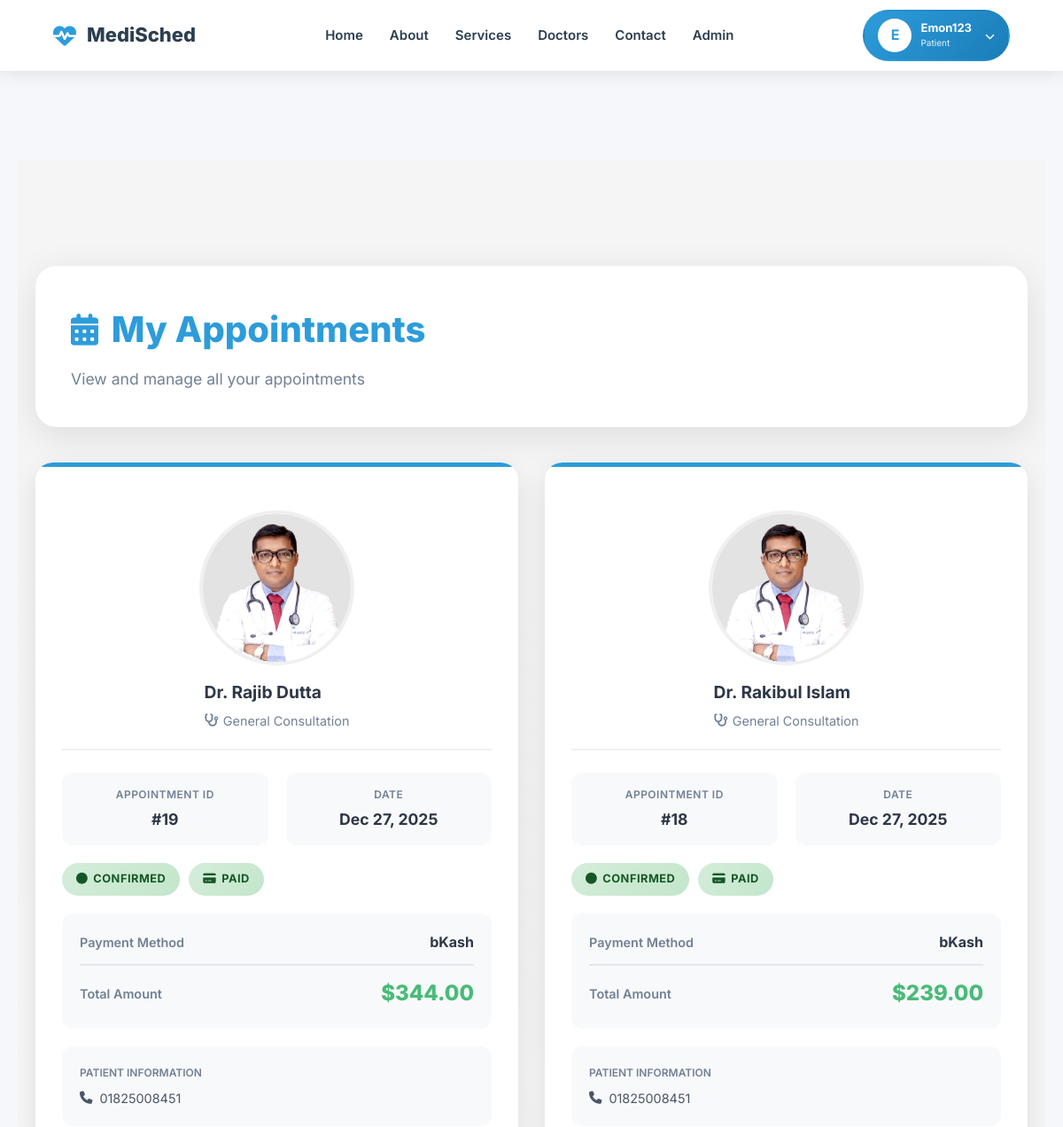
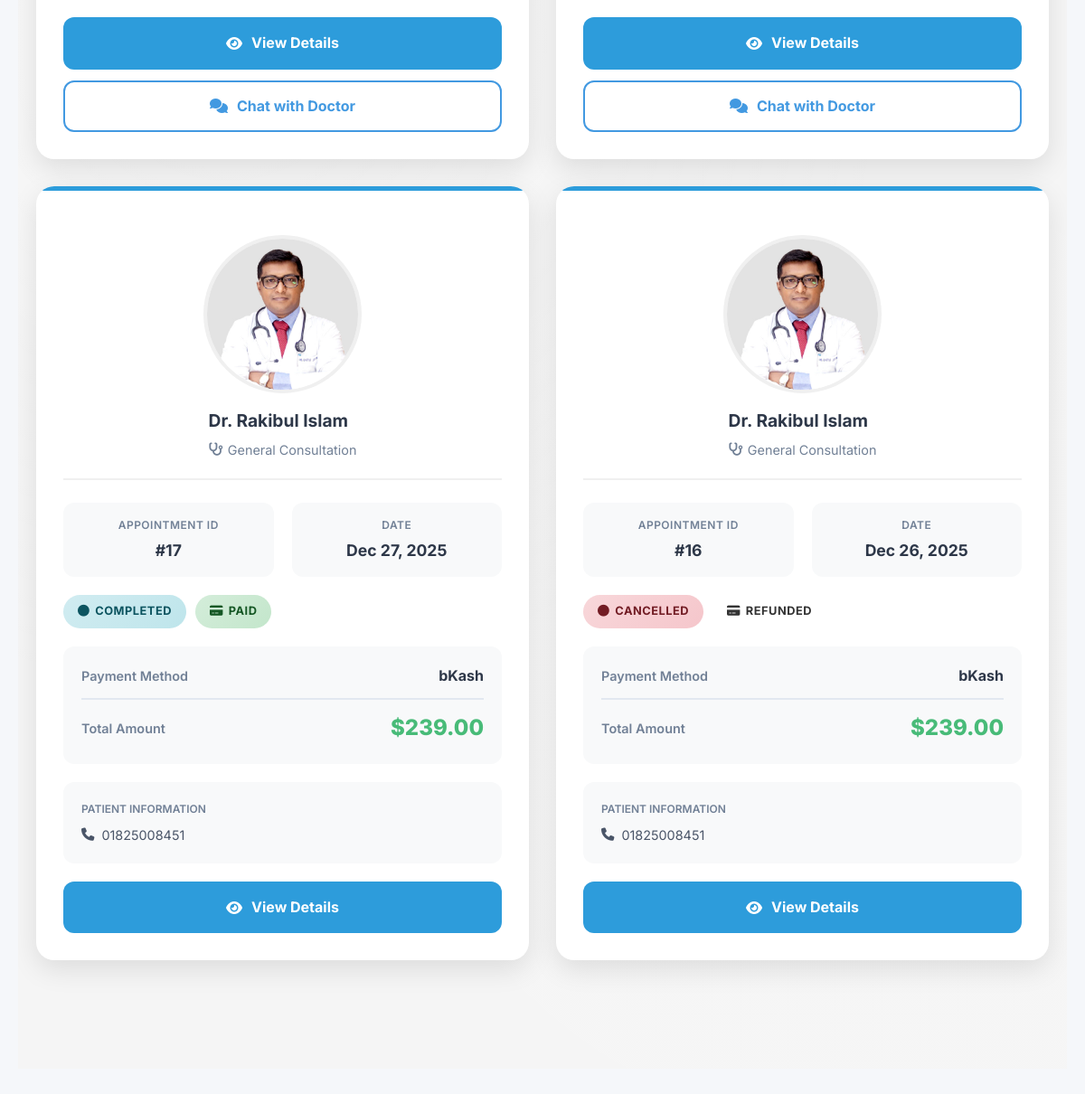
The app's page /appointment/my-appointments/ (signed in) with its own data (2 pictures, top to bottom).
### users/models.py (models this page shows, shortened)
class CustomUser(AbstractUser):
    ROLE_PATIENT = 'patient'
    ROLE_DOCTOR = 'doctor'
    ROLE_CHOICES = [
        (ROLE_PATIENT, 'Patient'),
        (ROLE_DOCTOR, 'Doctor'),
    ]
    role = models.CharField(max_length=10, choices=ROLE_CHOICES, default=ROLE_PATIENT)
    phone = models.CharField(max_length=20, blank=True)
    location = models.CharField(max_length=150, blank=True)

### appointment/models.py (models this page shows, shortened)
class Appointment(models.Model):
    APPOINTMENT_STATUS = (
        ('pending', 'Pending'),
        ('confirmed', 'Confirmed'),
        ('completed', 'Completed'),
        ('cancelled', 'Cancelled'),
    )
    PAYMENT_STATUS = (
        ('pending', 'Pending'),
        ('paid', 'Paid'),
        ('failed', 'Failed'),
        ('refunded', 'Refunded'),
    )
    PAYMENT_METHODS = (
        ('bkash', 'bKash'),
        ('nagad', 'Nagad'),
        ('card', 'Card'),
        ('mobile_banking', 'Mobile Banking'),
    )
    CONSULTATION_TYPES = (
        ('instant', 'Instant Video Consultation'),
        ('scheduled', 'Scheduled Appointment'),
    )
    patient = models.ForeignKey(settings.AUTH_USER_MODEL, on_delete=models.CASCADE, related_name='appointments')
    doctor = models.ForeignKey(Doctor, on_delete=models.CASCADE, related_name='appointments')
    patient_phone = models.CharField(max_length=15)
    patient_name = models.CharField(max_length=100, blank=True)
    patient_age = models.PositiveIntegerField(null=True, blank=True)
    patient_gender = models.CharField(max_length=10, choices=[('male', 'Male'), ('female', 'Female'), ('other', 'Other')], blank=True)
    appointment_type = models.CharField(max_length=20, choices=CONSULTATION_TYPES, default='scheduled')
    consultation_type = models.CharField(max_length=20, choices=[('general', 'General'), ('special', 'Special')])
    appointment_date = models.DateTimeField(null=True, blank=True)
    preferred_time = models.CharField(max_length=50, blank=True)
    completed_at = models.DateTimeField(null=True, blank=True, verbose_name='Marked as completed on')
    completed_by_doctor = models.BooleanField(default=False, verbose_name='Marked as completed by doctor')
    cancellation_reason = models.TextField(blank=True, verbose_name='Reason for cancellation')
    cancelled_at = models.DateTimeField(null=True, blank=True)
    actual_start_time = models.DateTimeField(null=True, blank=True, verbose_name='Actual consultation start time')
    actual_end_time = models.DateTimeField(null=True, blank=True, verbose_name='Actual consultation end time')
    consultation_duration = models.PositiveIntegerField(default=0, verbose_name='Consultation duration (minutes)')
    doctor_notes = models.TextField(blank=True, verbose_name='Doctor notes after consultation')
    follow_up_required = models.BooleanField(default=False)
    follow_up_date = models.DateTimeField(null=True, blank=True)
    follow_up_notes = models.TextField(blank=True)
    consultation_fee = models.DecimalField(max_digits=10, decimal_places=2, default=0)
    vat_amount = models.DecimalField(max_digits=10, decimal_places=2, default=0)
    platform_fee = models.DecimalField(max_digits=10, decimal_places=2, default=29.00)
    total_amount = models.DecimalField(max_digits=10, decimal_places=2, default=0)
    payment_method = models.CharField(max_length=20, choices=PAYMENT_METHODS, blank=True, null=True)
    payment_status = models.CharField(max_length=20, choices=PAYMENT_STATUS, default='pending')
    transaction_id = models.CharField(max_length=100, blank=True, unique=True)  # Make unique
    status = models.CharField(max_length=20, choices=APPOINTMENT_STATUS, default='pending')
    symptoms = models.TextField(blank=True)
    previous_prescriptions = models.FileField(upload_to='prescriptions/', blank=True, null=True)
    patient_test_reports = models.FileField(upload_to='test_reports/', blank=True, null=True, verbose_name='Test Reports')
    created_at = models.DateTimeField(auto_now_add=True)
    updated_at = models.DateTimeField(auto_now=True)

### doctor/models.py (models this page shows, shortened)
class Doctor(models.Model):
    user = models.OneToOneField(CustomUser, on_delete=models.CASCADE, related_name='doctor_profile')
    about = models.TextField(blank=True, null=True)
    bmdc_number = models.CharField(max_length=255, blank=True, null=True)
    qualification = models.CharField(max_length=255, blank=True, null=True)
    total_experience = models.PositiveIntegerField(default=0)  # Only non-negative numbers
    working_hours = models.JSONField(blank=True, null=True)  # e.g., {"Mon": "9-5", "Tue": "10-4"}
    profile_image = models.ImageField(upload_to='doctor_profiles/', blank=True, null=True)
    is_verified = models.BooleanField(default=False)
    rating = models.DecimalField(max_digits=3, decimal_places=2, default=0.0, blank=True, null=True)
    total_reviews = models.PositiveIntegerField(default=0)
    division = models.ForeignKey(Division, on_delete=models.SET_NULL, null=True, blank=True)
    district = models.ForeignKey(District, on_delete=models.SET_NULL, null=True, blank=True)
    upazila = models.ForeignKey(Upazila, on_delete=models.SET_NULL, null=True, blank=True)
    departments = models.ManyToManyField(Department, through='DoctorSpecializationDepartment', blank=True)
    symptoms = models.ManyToManyField(Symptom, through='DoctorSpecializationSymptom', blank=True)

### appointment/views.py (the view)
# urls.py: path('appointments/', views.appointment_list, name='appointment_list'),
@login_required
def appointment_list(request):
    appointments = Appointment.objects.filter(patient=request.user).order_by('-created_at')
    context = {
        'appointments': appointments,
    }
    return render(request, 'appointment/list.html', context)

### appointment/templates/appointment/list.html (shortened to what this page needs)
{% extends 'base.html' %}
{% load static %}
{% block content %}
<div class="appointments-wrapper">
    <div class="appointments-container">
        <div class="page-header">
            <div class="header-content">
                <h2>
                    <i class="fas fa-calendar-alt"></i>
                    My Appointments
                </h2>
                <p>View and manage all your appointments</p>
            </div>
        </div>
        {% if appointments %}
        <div class="appointments-grid">
            {% for appointment in appointments %}
            <div class="appointment-card">
                <div class="doctor-info">
                    {% if appointment.doctor.profile_image %}
                        <img src="{{ appointment.doctor.profile_image.url }}"
                             alt="Dr. {{ appointment.doctor.user.get_full_name }}"
                             class="doctor-avatar">
                    {% else %}
                        <div class="doctor-avatar-placeholder">
                            <i class="fas fa-user-md"></i>
                        </div>
                    {% endif %}
                    <div class="doctor-details">
                        <h6>Dr. {{ appointment.doctor.user.get_full_name }}</h6>
                        <small>
                            <i class="fas fa-stethoscope"></i>
                            {{ appointment.consultation_type|title }} Consultation
                        </small>
                    </div>
                </div>
                <div class="appointment-details">
                    <div class="detail-item">
                        <small>Appointment ID</small>
                        <strong>#{{ appointment.id }}</strong>
                    </div>
                    <div class="detail-item">
                        <small>Date</small>
                        <strong>{{ appointment.created_at|date:"M d, Y" }}</strong>
                    </div>
                </div>
                <div class="status-container">
                    <span class="status-badge status-{{ appointment.status }}">
                        <i class="fas fa-circle"></i>
                        {{ appointment.get_status_display }}
                    </span>
                    <span class="status-badge status-{{ appointment.payment_status }}">
                        <i class="fas fa-credit-card"></i>
                        {{ appointment.get_payment_status_display }}
                    </span>
                </div>
                <div class="payment-info">
                    <div class="payment-row">
                        <span class="payment-label">Payment Method</span>
                        <span class="payment-value">{{ appointment.get_payment_method_display|default:"Demo Payment" }}</span>
                    </div>
                    <div class="payment-row">
                        <span class="payment-label">Total Amount</span>
                        <span class="payment-amount">${{ appointment.total_amount|floatformat:2 }}</span>
                    </div>
                </div>
                <div class="patient-info">
                    <small>Patient Information</small>
                    <div class="patient-contact">
                        <i class="fas fa-phone"></i>
                        {{ appointment.patient_phone }}
                    </div>
                </div>
                <div class="action-buttons">
                    <a href="{% url 'appointment:confirmation' appointment.id %}" class="btn-action btn-view">
                        <i class="fas fa-eye"></i> View Details
                    </a>
                    {% if appointment.status == 'confirmed' %}
                       <a href="{% url 'communication:chat_detail' appointment.id %}" class="btn-action btn-chat">
                        <i class="fas fa-comments"></i> Chat with Doctor
                    </a>
                    {% endif %}
                </div>
            </div>
            {% endfor %}
        </div>
        {% endif %}
    </div>
</div>
{% endblock %}

### home/templates/base.html (shortened to what this page needs)
{% load static %}
<!DOCTYPE html>
<html lang="en">
<head>
    <link href="https://cdnjs.cloudflare.com/ajax/libs/font-awesome/6.4.0/css/all.min.css" rel="stylesheet">
    <link rel="stylesheet" href="{% static 'home/css/style.css' %}">
</head>
<body>
    <nav class="navbar" id="navbar">
        <a href="{% url 'home:index' %}" class="logo">
            <i class="fas fa-heartbeat"></i>
            <span>MediSched</span>
        </a>
        <ul class="nav-menu" id="navMenu">
            <li><a href="{% url 'home:index' %}#home">Home</a></li>
            <li><a href="{% url 'home:index' %}#about">About</a></li>
            <li><a href="{% url 'home:index' %}#services">Services</a></li>
            <li><a href="{% url 'home:all_doctors' %}">Doctors</a></li>
            <li><a href="{% url 'home:index' %}#contact">Contact</a></li>
            <li><a href="/adminapp/">Admin</a></li>
        </ul>
        <div class="nav-buttons">
            {% if user.is_authenticated %}
                <div class="profile-dropdown" id="profileDropdown">
                    <div class="profile-trigger" onclick="toggleDropdown()">
                        <div class="profile-avatar">
                            {{ user.first_name.0|default:user.username.0|upper }}
                        </div>
                        <div class="profile-info">
                            <span class="profile-name">
                                {{ user.first_name|default:user.username|truncatechars:15 }}
                            </span>
                            <span class="profile-role">{{ user.role }}</span>
                        </div>
                        <i class="fas fa-chevron-down profile-arrow"></i>
                    </div>
                </div>
            {% endif %}
        </div>
    </nav>
    <main id="mainContent">
        {% block content %}
        {% endblock %}
    </main>
</body>
</html>

### home/static/home/css/style.css (style rules this page uses)
* { margin: 0; padding: 0; box-sizing: border-box; }
:root { --primary-blue: #2D9CDB; --success-green: #27AE60; --accent-yellow: #F2C94C; --warm-orange: #F2994A; --neutral-bg: #F9FAFB; --dark: #1A202C; --gray: #64748B; --light-gray: #E2E8F0; --white: #FFFFFF; }
body { font-family: 'Inter', -apple-system, BlinkMacSystemFont, 'Segoe UI', sans-serif; line-height: 1.6; color: var(--dark); overflow-x: hidden; background: var(--neutral-bg); margin: 0; padding: 0; }
html { scroll-behavior: smooth; margin: 0; padding: 0; }
.navbar { position: fixed; top: 0; left: 0; right: 0; background: var(--white); display: flex; justify-content: space-between; align-items: center; z-index: 1000; transition: all 0.3s ease; padding: 0 5%; }
.logo { font-size: 1.8rem; font-weight: 800; color: var(--primary-blue); display: flex; align-items: center; gap: 0.5rem; text-decoration: none; }
.logo i { font-size: 2rem; }
.nav-menu { display: flex; list-style: none; gap: 2.5rem; align-items: center; }
.nav-menu a { text-decoration: none; color: var(--dark); font-weight: 500; transition: color 0.3s; position: relative; }
.nav-menu a::after { content: ''; position: absolute; bottom: -5px; left: 0; width: 0; height: 2px; background: var(--primary-blue); transition: width 0.3s; }
.nav-buttons { display: flex; gap: 1rem; align-items: center; }
.doctor-info { padding: 1.5rem; flex-grow: 1; display: flex; flex-direction: column; justify-content: space-between; }

### home/templates/base.html (style rules this page uses)
* { margin: 0; padding: 0; box-sizing: border-box; -webkit-tap-highlight-color: transparent; }
:root { --primary-color: #2D9CDB; --secondary-color: #2D9CDB; --dark-color: #2C3E50; --light-color: #F8F9FA; --danger-color: #E53E3E; --border-radius: 12px; --box-shadow: 0 4px 20px rgba(0, 0, 0, 0.1); --transition: all 0.3s ease; }
html { scroll-behavior: smooth; -webkit-text-size-adjust: 100%; }
body { font-family: 'Inter', sans-serif; line-height: 1.6; color: #333; background: #f5f7fa; margin: 0; padding: 0; overflow-x: hidden; width: 100%; -webkit-font-smoothing: antialiased; -moz-osx-font-smoothing: grayscale; }
.navbar { position: fixed; top: 0; left: 0; right: 0; width: 100%; height: 70px; z-index: 100; background: white; box-shadow: 0 2px 20px rgba(0, 0, 0, 0.1); display: flex; align-items: center; justify-content: space-between; padding: 0 20px; }
.logo { display: flex; align-items: center; gap: 12px; text-decoration: none; color: var(--dark-color); font-weight: 800; font-size: 22px; z-index: 1002; flex-shrink: 0; }
.logo i { color: var(--primary-color); font-size: 26px; }
.nav-menu { display: flex; list-style: none; gap: 30px; margin: 0; padding: 0; align-items: center; }
.nav-menu li { display: inline-block; }
.nav-menu a { text-decoration: none; color: var(--dark-color); font-weight: 600; font-size: 15px; padding: 8px 0; position: relative; }
.nav-menu a::after { content: ''; position: absolute; bottom: 0; left: 0; width: 0; height: 2px; background: var(--primary-color); transition: width 0.3s ease; }
.nav-buttons { display: flex; align-items: center; gap: 15px; z-index: 1002; flex-shrink: 0; }
.profile-dropdown { position: relative; }
.profile-trigger { display: flex; align-items: center; gap: 10px; background: linear-gradient(135deg, var(--primary-color) 0%, #1a7db8 100%); border-radius: 50px; cursor: pointer; border: 2px solid transparent; min-height: 44px; }
.profile-avatar { width: 36px; height: 36px; min-width: 36px; border-radius: 50%; background: white; color: var(--primary-color); display: flex; align-items: center; justify-content: center; font-weight: 700; font-size: 16px; border: 2px solid rgba(255, 255, 255, 0.5); }
.profile-info { display: flex; flex-direction: column; color: white; }
.profile-name { font-weight: 700; font-size: 13px; line-height: 1.2; white-space: nowrap; }
.profile-role { font-size: 10px; opacity: 0.9; text-transform: capitalize; white-space: nowrap; }
.profile-arrow { color: white; font-size: 11px; transition: transform 0.3s ease; margin-left: 5px; }
main { min-height: calc(100vh - 70px); margin-top: 70px; padding: 20px; width: 100%; }
@media (min-width: 992px) { .navbar { height: 80px; padding: 0 5%; } }
@media (min-width: 992px) { .nav-menu { gap: 30px; } }
@media (min-width: 992px) { .profile-trigger { padding: 8px 15px; } }
@media (min-width: 992px) { .profile-avatar { width: 38px; height: 38px; } }
@media (min-width: 992px) { main { margin-top: 80px; min-height: calc(100vh - 80px); } }

### records on screen
CustomUser: first_name.0 "E", first_name "Emon123", role "Patient"
Appointment: doctor.profile_image (picture), doctor.user.get_full_name "Rajib Dutta", consultation_type "General", id "19", created_at "Dec 27, 2025", status "CONFIRMED", payment_status "PAID", payment_method "bKash", total_amount "344.00", patient_phone "01825008451", shows "Chat with Doctor"
Appointment: doctor.profile_image (picture), doctor.user.get_full_name "Rakibul Islam", consultation_type "General", id "18", created_at "Dec 27, 2025", status "CONFIRMED", payment_status "PAID", payment_method "bKash", total_amount "239.00", patient_phone "01825008451", shows "Chat with Doctor"
Appointment: doctor.profile_image (picture), doctor.user.get_full_name "Rakibul Islam", consultation_type "General", id "17", created_at "Dec 27, 2025", status "COMPLETED", payment_status "PAID", payment_method "bKash", total_amount "239.00", patient_phone "01825008451"
Appointment: doctor.profile_image (picture), doctor.user.get_full_name "Rakibul Islam", consultation_type "General", id "16", created_at "Dec 26, 2025", status "CANCELLED", payment_status "REFUNDED", payment_method "bKash", total_amount "239.00", patient_phone "01825008451"
